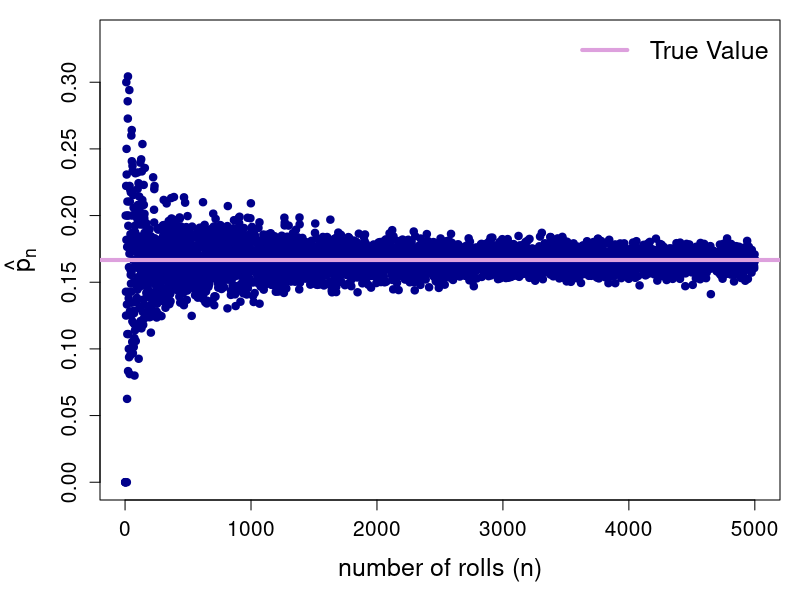
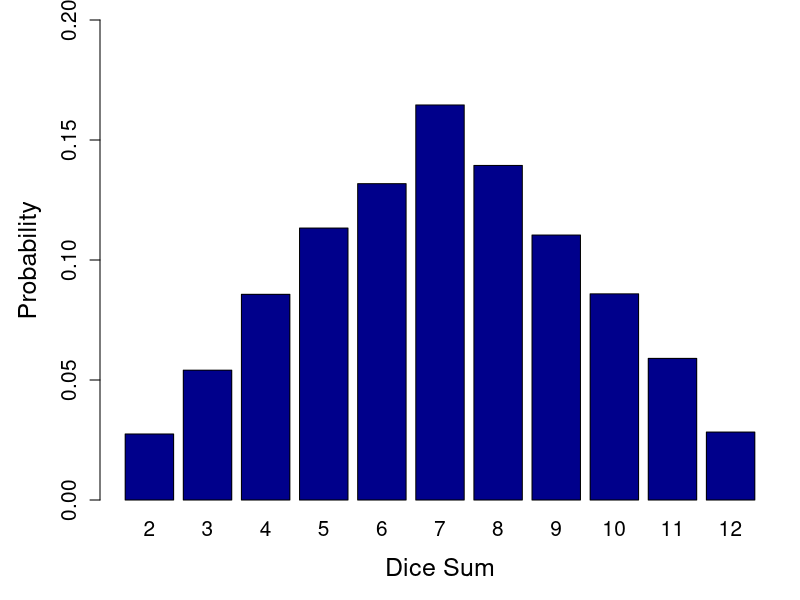

The R source for these figures, in order:
## ---- chunk 1
# Draw one value from 1 through 6
# This simulates rolling a fair six-sided die once
# 1:6 → possible outcomes (the faces of the die)
# size = 1 → number of rolls
# replace = TRUE → allows the same number to appear again in future rolls

sample(1:6, size = 1, replace = TRUE)

# True probability of rolling a 1 with a fair die
p <- 1/6

# Set seed once for reproducibility
set.seed(123)

# Create an empty list to store simulation results
z <- list()

# Repeat the experiment for n = 1 to 5000 rolls
for(i in 1:5000){
  
  # Simulate i die rolls and store results in a data frame
  # number of rolls (n)
  # rolls = outcomes from rolling a fair die i times
  z[[length(z)+1]] <- data.frame(
    n = i,
    rolls = sample(1:6, i, replace = TRUE)
  )
  
}

# Combine all stored data frames into one large data frame
z <- as.data.frame(do.call(rbind, z))

# Create indicator variable:
# 1 if roll equals 1, 0 otherwise
z$one <- ifelse(z$rolls == 1, 1, 0)

# View first few rows
head(z)

# For each value of n, compute the proportion of 1s
# This gives us the sample proportion p-hat_n
y <- aggregate(one ~ n, data = z, mean)

# View first few results
head(y)

# Plot sample proportion against number of rolls
par(mar = c(5, 5, 1, 1))
plot(y$n, y$one,
     xlab = "number of rolls (n)", 
     ylab = expression(hat(p)[n]),
     cex.lab = 1.5, 
     cex.axis = 1.25, 
     ylim = c(0, 2*p), 
     col = "darkblue", 
     pch = 19)
abline(h = p, lwd = 4, col = "plum")
legend("topright", 
       legend = c("True Value"),
       lwd = 4, col = "plum", 
       bty = "n", cex = 1.5)

## ---- chunk 2

set.seed(123)
z <- list()
for(i in 1:10000){
  z[[i]] <- sample(1:6, size = 1, replace = TRUE)
}

z <- unlist(z)
A <- ifelse(z == 1 | z == 2, 1, 0)
B <- ifelse(z == 4 | z == 6, 1, 0)

mean(A) + mean(B)

## ---- chunk 3

z <- data.frame(
  number = rep(2:14, 4),
  suit = rep(c("d", "c", "s", "h"), 13)
)
head(z)

y <- list()
for(i in 1:10000){
  set.seed(i)
  z$order <- rnorm(n = 52)
  z <- z[order(z$order),]
  
  y[[length(y)+1]] <- data.frame(
    loop = i,
    true = ifelse(z[1,2] == "d" | z[1,1] %in% 11:13, 1, 0)
  )
}
y <- as.data.frame(do.call(rbind, y))
mean(y$true)


## ---- chunk 4

set.seed(124)

x <- data.frame(
  dice1 = sample(1:6, 10000, replace = TRUE),
  dice2 = sample(1:6, 10000, replace = TRUE)
)

sum <- x$dice1 + x$dice2
t <- as.data.frame(table(sum))
head(t)

y <- data.frame(
  sum = t$sum,
  prob = t$Freq / sum(t$Freq)
)

par(mar = c(5, 5, 1, 1))
barplot(height = y$prob, names = y$sum,
        ylim = c(0, 0.2),
        xlab = "Dice Sum", ylab = "Probability",
        cex.axis = 1.25, cex.lab = 1.5, cex.names = 1.25,
        col = "darkblue")

## ---- chunk 5

x$ones <- ifelse(x$dice1 == 1 & x$dice2 == 1, 1, 0)
mean(x$ones)

